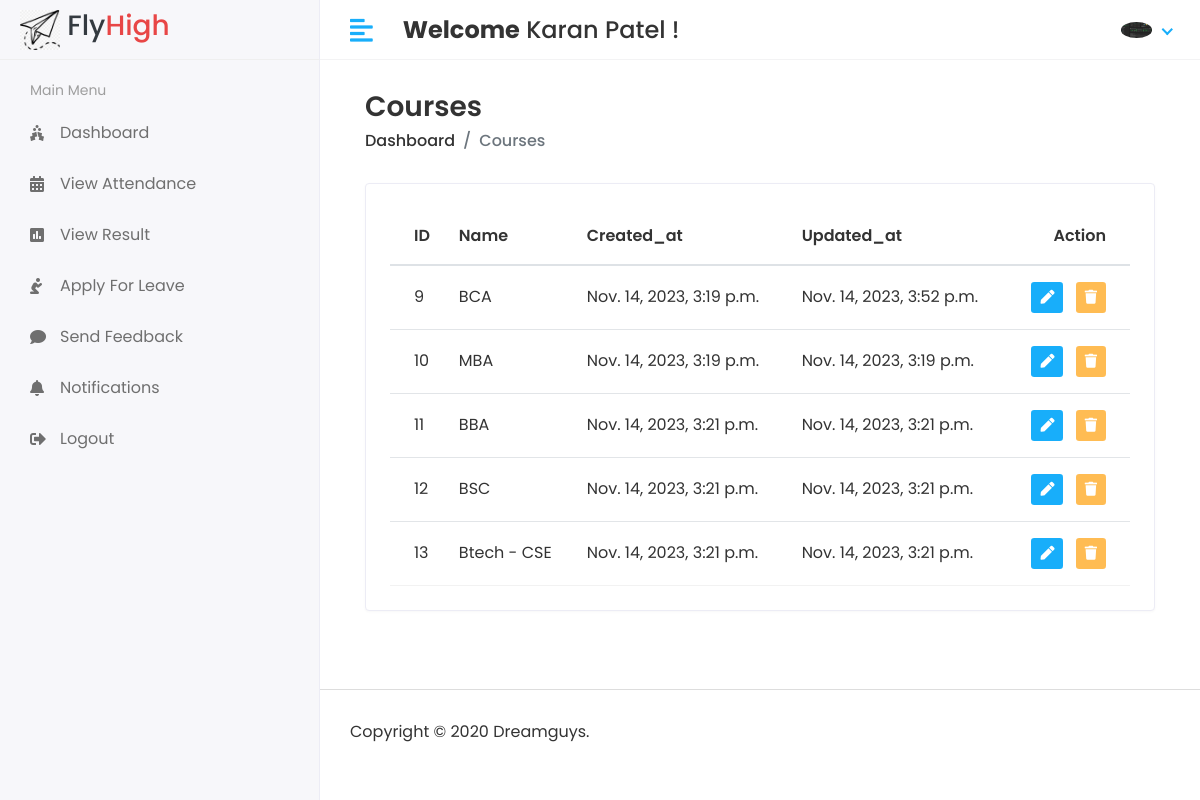
The page /Hod/Course/View (signed in) on the database its author committed.
### app/models.py (models this page shows, shortened)
class CustomUser(AbstractUser):
    USER = (
        (1,'HOD'),
        (2,'STAFF'),
        (3,'STUDENT'),
    )
    user_type = models.CharField(choices=USER,max_length=50,default=1)
    profile_pic = models.ImageField(upload_to='media/profile_pic',default=0)

class Course(models.Model):
    name = models.CharField(max_length=70)
    created_at = models.DateTimeField(auto_now_add=True)
    updated_at = models.DateTimeField(auto_now=True)

### SMS/Hod_views.py (the view)
# urls.py: path('Hod/Course/View', Hod_views.VIEW_COURSE, name="View_Course"),
@login_required(login_url='/')
def VIEW_COURSE(request):
    course = Course.objects.all()
    cntxt = {'course':course}
    return render(request, "HOD/view_course.html", cntxt)

### templates/HOD/view_course.html (shortened to what this page needs)
{% extends "base.html" %}
{% block content %}
<div class="content container-fluid">
    <div class="page-header">
       <div class="row align-items-center">
          <div class="col">
             <h3 class="page-title">Courses</h3>
             <ul class="breadcrumb">
                <li class="breadcrumb-item"><a href="index.html">Dashboard</a></li>
                <li class="breadcrumb-item active">Courses</li>
             </ul>
          </div>
       </div>
    </div>
    <div class="row">
       <div class="col-sm-12">
          <div class="card card-table">
             <div class="card-body">
                <div class="table-responsive">
                   <table id="" class="table table-hover table-center mb-0">
                      <thead>
                         <tr>
                            <th>ID</th>
                            <th>Name</th>
                            <th>Created_at</th>
                            <th>Updated_at</th>
                            <th class="text-right">Action</th>
                         </tr>
                      </thead>
                      <tbody>
                        {% for i in course %}
                         <tr>
                            <td>{{i.id}}</td>
                            <td>{{i.name}}</td>
                            <td>{{i.created_at}}</td>
                            <td>{{i.updated_at}}</td>
                            <td class="text-right">
                               <div class="actions">
                                  <a href="{% url "Edit_Course" i.id %}" class="btn btn-sm bg-success-light mr-2">
                                  <i class="fas fa-pen"></i>
                                  </a>
                                  <a href="{% url "Delete_Course" i.id %}" class="btn btn-sm bg-danger-light">
                                  <i class="fas fa-trash"></i>
                                  </a>
                               </div>
                            </td>
                         </tr>
                        {% endfor %}
                      </tbody>
                   </table>
                </div>
             </div>
          </div>
       </div>
    </div>
</div>
{% endblock content %}

### templates/Includes/header.html (shortened to what this page needs)
{% load static %}
<div class="header">
   <div class="header-left">
      <a href="" class="logo">
         <img width="100px" height="100px" src="{% static 'assets/img/fli.png' %}" alt="Logo">
      </a>
      <h3 class="text-dark">&nbsp;Fly</h3><h3 class="text-danger">High</h3>
   </div>
   <a href="javascript:void(0);" id="toggle_btn">
   <i class="fas fa-align-left"></i>
   </a>
   <div class="top-nav-search mt-3">
      <h4><strong>Welcome</strong>&nbsp;<span>{{user.first_name}} {{user.last_name}}</span>&nbsp;!</h4>
   </div>
    <ul class="nav user-menu">
      <li class="nav-item dropdown has-arrow">
         <a href="#" class="dropdown-toggle nav-link" data-toggle="dropdown">
            {% if user.profile_pic == "" %}
               <span class="user-img"><img class="rounded-circle" src="{% static "assets/img/No_image.jpg" %}" width="31" alt="Ryan Taylor"></span>
            {% else %}
               <span class="user-img"><img class="rounded-circle" src="/{{user.profile_pic}}" width="31" alt="Ryan Taylor"></span>
            {% endif %}
         </a>
      </li>
   </ul>
</div>

### static/assets/css/style.css (style rules this page uses)
html { height: 100%; }
body { background-color: #fff; color: #333; font-family: 'Poppins', sans-serif; font-size: 1rem; height: 100%; line-height: 1.5; overflow-x: hidden; }
h1, h2, h3, h4, h5, h6 { font-family: 'Poppins', sans-serif; margin-top: 0; }
a { color: #009ce7; }
input, button, a { transition: all 0.4s ease; -moz-transition: all 0.4s ease; -o-transition: all 0.4s ease; -ms-transition: all 0.4s ease; -webkit-transition: all 0.4s ease; }
ul, ol { padding: 0px; list-style: none; }
.table { color: #333; max-width: 100%; margin-bottom: 0; width: 100%; }
.table thead tr th { font-weight: 600; }
.table tbody tr { border-bottom: 1px solid rgba(0, 0, 0, 0.05); }
.table.table-center td, .table.table-center th { vertical-align: middle; }
.card-table .card-body .table > thead > tr > th { border-top: 0; }
.card-table .card-body .table tr td:first-child, .card-table .card-body .table tr th:first-child { padding-left: 1.5rem; }
.card-table .card-body .table tr td:last-child, .card-table .card-body .table tr th:last-child { padding-right: 1.5rem; }
.card-table .table td, .card-table .table th { border-top: 1px solid #e2e5e8; padding: 1rem 0.75rem; white-space: nowrap; }
.text-danger, .dropdown-menu > li > a.text-danger { color: #e84646 !important; }
.card { border: 1px solid #ececf5; box-shadow: 0 1px 3px 0 rgba(0, 0, 0, 0.03); margin-bottom: 1.875rem; }
.card-body { padding: 1.5rem; }
.bg-danger-light { background-color:#FFBC53 !important; color:#fff !important; }
.bg-success-light { background-color: #18aefa; color: #fff; }
.header { background-color: #fff; border-bottom: 1px solid #f3f3f4; left: 0; position: fixed; right: 0; top: 0; z-index: 1001; height: 60px; }
.header .header-left { float: left; height: 60px; padding: 0 20px; position: relative; width: 320px; z-index: 1; transition: all 0.2s ease-in-out; background-color: #f7f7fa; border-bottom: 1px solid #efefef; border-right: 1px solid #ececf5; display: flex; align-items: center; }
.header .header-left .logo { display: inline-block; line-height: 60px; }
.header .header-left .logo img { max-height: 40px; width: auto; }
.header .dropdown-toggle:after { display: none; }
.header .has-arrow .dropdown-toggle:after { border-top: 0; border-left: 0; border-bottom: 2px solid #18aefa; border-right: 2px solid #18aefa; content: ''; height: 8px; display: inline-block; pointer-events: none; -webkit-transform-origin: 66% 66%; -ms-transform-origin: 66% 66%; transform-origin: 66% 66%; -webkit-transform: rotate(45deg); -ms-transform: rotate(45deg); transform: rotate(45deg); -webkit-transition: all 0.15s ease-in-out; transition: all 0.15s ease-in-out; width: 8px; vertical-align: 0px; }
.user-menu { float: right; margin: 0; position: relative; z-index: 99; padding-right: 15px; }
.user-menu.nav > li > a { color: #a0a0a0; font-size: 14px; line-height: 58px; padding: 0 15px; height: 60px; }
.user-img { margin-right: 3px; position: relative; }
.top-nav-search { float: left; margin-left: 15px; }
.page-header { margin-bottom: 1.875rem; }
.page-header .breadcrumb { background-color: transparent; color: #6c757d; font-size: 1rem; font-weight: 500; margin-bottom: 0; padding: 0; }
.page-header .breadcrumb a { color: #333; }
.page-title { font-size: 28px; font-weight: 600; color: #333; margin-bottom: 5px; }
@media (min-width: 992px) { #toggle_btn { align-items: center; color: #18aefa; display: inline-flex; float: left; font-size: 26px; height: 60px; justify-content: center; margin-left: 15px; padding: 0 15px; } }

### rows shown on the page
CustomUser: first_name "Karan", last_name "Patel", profile_pic (picture)
Course: id "9", name "BCA", created_at "Nov. 14, 2023, 3:19 p.m.", updated_at "Nov. 14, 2023, 3:52 p.m."
Course: id "10", name "MBA", created_at "Nov. 14, 2023, 3:19 p.m.", updated_at "Nov. 14, 2023, 3:19 p.m."
Course: id "11", name "BBA", created_at "Nov. 14, 2023, 3:21 p.m.", updated_at "Nov. 14, 2023, 3:21 p.m."
Course: id "12", name "BSC", created_at "Nov. 14, 2023, 3:21 p.m.", updated_at "Nov. 14, 2023, 3:21 p.m."
Course: id "13", name "Btech - CSE", created_at "Nov. 14, 2023, 3:21 p.m.", updated_at "Nov. 14, 2023, 3:21 p.m."
